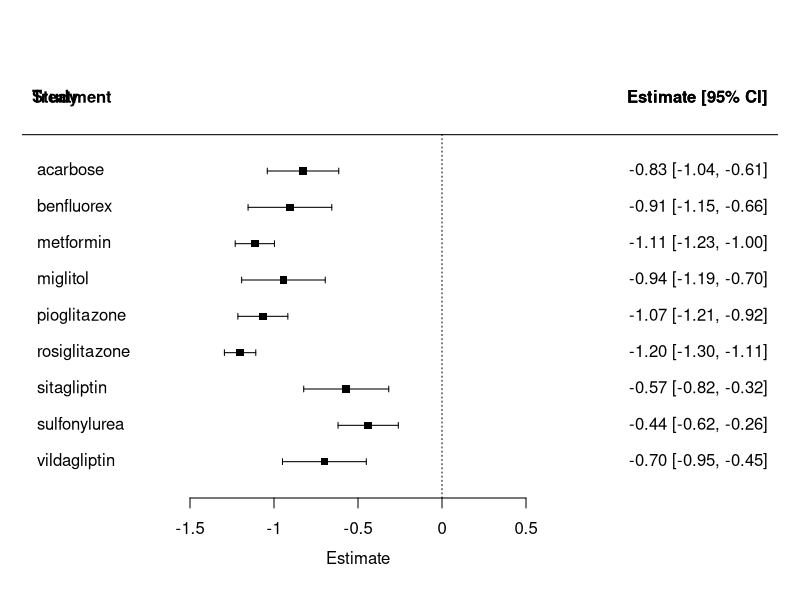
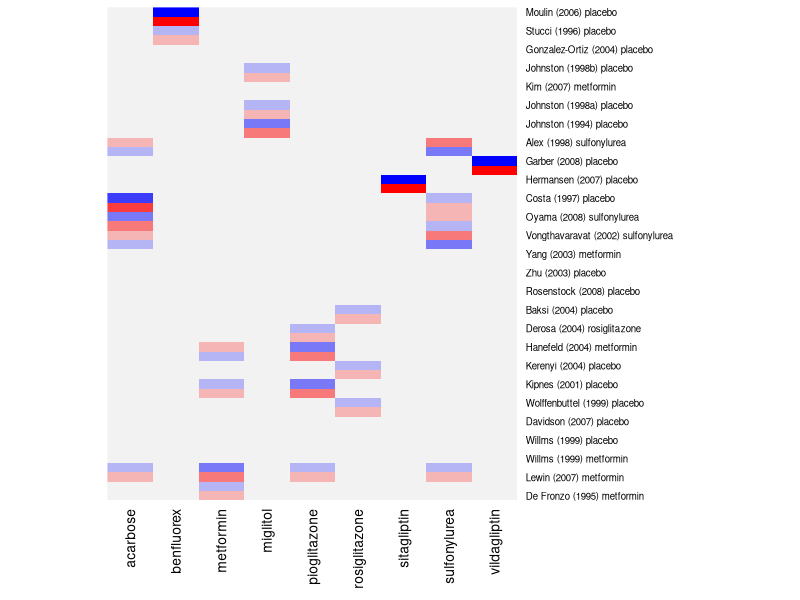
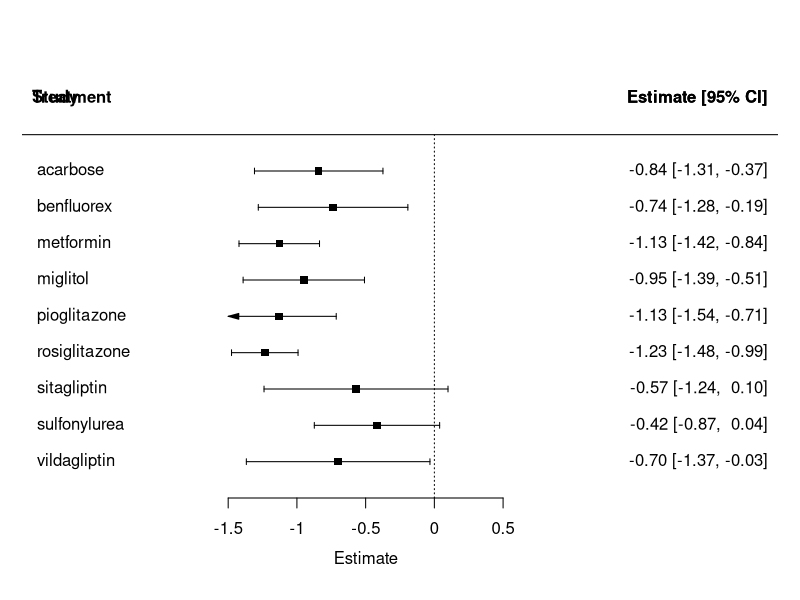
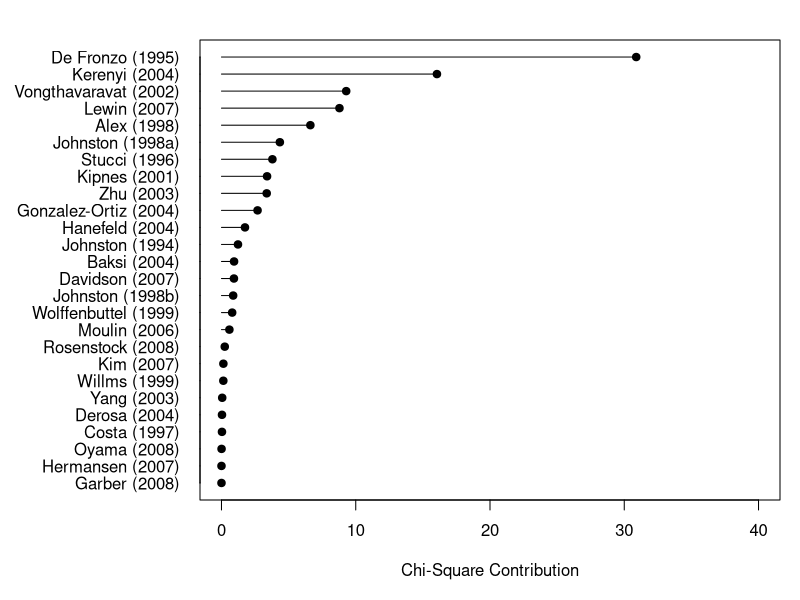

The R script that drew these images, in order:
library(metafor)


### Name: dat.senn2013
### Title: Studies on the Effectiveness of Glucose-Lowering Agents
### Aliases: dat.senn2013
### Keywords: datasets

### ** Examples

### load data
dat <- get(data(dat.senn2013))

### create network graph ('plyr' and 'igraph' packages must be installed)
## Not run: 
##D require(plyr)
##D require(igraph)
##D pairs <- do.call(rbind, sapply(split(dat$treatment, dat$study), function(x) t(combn(x,2))))
##D pairs <- ddply(data.frame(pairs), .(X1, X2), count)
##D g <- graph.edgelist(as.matrix(pairs[,1:2]), directed=FALSE)
##D plot(g, edge.curved=FALSE, edge.width=pairs$freq, vertex.label.dist=.8)
## End(Not run)

### table of studies versus treatments examined
print(addmargins(table(dat$study, dat$treatment)), zero.print="")

### table of frequencies with which treatment pairs were studied
print(as.table(crossprod(table(dat$study, dat$treatment))), zero.print="")

### add means and sampling variances of the means to the dataset
dat <- escalc(measure="MN", mi=mi, sdi=sdi, ni=ni, data=dat)

### turn treatment variable into factor and set reference level
dat$treatment <- relevel(factor(dat$treatment), ref="placebo")

### add a space before each level (this makes the output a bit more legible)
levels(dat$treatment) <- paste0(" ", levels(dat$treatment))

### network meta-analysis using an arm-based fixed-effects model with fixed study effects
res.fe <- rma.mv(yi, vi, mods = ~ study + treatment - 1, data=dat, slab=paste0(study, treatment))
res.fe

### test if treatment factor as a whole is significant
anova(res.fe, btt=(res.fe$p-8):res.fe$p)

### forest plot of the contrast estimates (treatments versus placebos)
dev.new(width=7, height=5)
forest(tail(coef(res.fe), 9), tail(diag(vcov(res.fe)), 9), slab=levels(dat$treatment)[-1],
       xlim=c(-2.5, 2.0), alim=c(-1.5, 0.5), psize=1, xlab="Estimate")
text(-2.5, 11, "Treatment", pos=4, font=2)
text( 2.0, 11, "Estimate [95% CI]", pos=2, font=2)

### weight matrix for the estimation of the fixed effects (leaving out study effects)
w <- t(tail(vcov(res.fe) %*% t(model.matrix(res.fe)) %*% weights(res.fe, type="matrix"), 9))
rownames(w) <- res.fe$slab

### create shade plot for the diabetes network with placebo as the reference treatment
### negative values in blue shades, positive values in red shades
dev.new()
cols <- colorRampPalette(c("blue", "gray95", "red"))(9)
heatmap(w, Rowv=NA, Colv=NA, scale="none", margins=c(6,11), col=cols,
        cexRow=.7, cexCol=1, labCol=levels(dat$treatment)[-1])

### network meta-analysis using an arm-based random-effects model with fixed study effects
### by setting rho=1/2, tau^2 reflects the amount of heterogeneity for all treatment comparisons
res.re <- rma.mv(yi, vi, mods = ~ study + treatment - 1, random = ~ treatment | study, rho=1/2,
                 data=dat, slab=paste0(study, treatment))

### test if treatment factor as a whole is significant
anova(res.re, btt=(res.re$p-8):res.re$p)

### forest plot of the contrast estimates (treatments versus placebos)
forest(tail(coef(res.re), 9), tail(diag(vcov(res.re)), 9), slab=levels(dat$treatment)[-1],
       xlim=c(-3.0, 2.5), alim=c(-1.5, 0.5), psize=1, xlab="Estimate")
text(-3.0, 11, "Treatment", pos=4, font=2)
text( 2.5, 11, "Estimate [95% CI]", pos=2, font=2)

### compute contribution of each study to the overall Q-test value
qi <- sort(by((resid(res.fe) / sqrt(dat$vi))^2, dat$study, sum))

### check that the values add up
sum(qi)
res.fe$QE

### plot the values
s <- length(qi)
par(mar=c(5,10,2,1))
plot(qi, 1:s, pch=19, xaxt="n", yaxt="n", xlim=c(0,40), xlab="Chi-Square Contribution", ylab="")
axis(side=1)
axis(side=2, at=1:s, labels=names(qi), las=1, tcl=0)
segments(rep(0,s), 1:s, qi, 1:s)

### restructure dataset to a contrast-based format
dat <- dat.senn2013[,c(1,4,3,2,5,6)]
dat.c <- lapply(split(dat, dat$study),
                function(x) cbind(x[rep(1,nrow(x)-1),], x[-1,c(3:6)]))
dat.c <- do.call(rbind, dat.c)
names(dat.c)[3:10] <- c("trt1", "n1i", "m1i", "sd1i", "trt2", "n2i", "m2i", "sd2i")
rownames(dat.c) <- 1:nrow(dat.c)
dat.c$id <- 1:nrow(dat.c)
dat.c

### calculate mean difference and corresponding sampling variance for each treatment comparison
dat.c <- escalc(measure="MD", m1i=m1i, sd1i=sd1i, n1i=n1i, m2i=m2i, sd2i=sd2i, n2i=n2i, data=dat.c)
dat.c

### calculate the variance-covariance matrix of the mean differences for the multitreatment studies
calc.v <- function(x) {
   v <- matrix(x$sd1i[1]^2 / x$n1i[1], nrow=nrow(x), ncol=nrow(x))
   diag(v) <- x$vi
   v
}
V <- bldiag(lapply(split(dat.c, dat.c$study), calc.v))

### convert trt1 and trt2 variables to factors and set levels
lvls <- levels(factor(dat$treatment))
dat.c$trt1 <- factor(dat.c$trt1, levels=lvls)
dat.c$trt2 <- factor(dat.c$trt2, levels=lvls)

### create variables to indicate the contrast examined
dat.c <- cbind(dat.c, model.matrix(~ dat.c$trt1 - 1) - model.matrix(~ dat.c$trt2 - 1))
names(dat.c)[(ncol(dat.c)-9):ncol(dat.c)] <- lvls

### network meta-analysis using a contrast-based random-effects model
### by setting rho=1/2, tau^2 reflects the amount of heterogeneity for all treatment comparisons
### the treatment left out (placebo) becomes the reference level for the treatment comparisons
res.cb <- rma.mv(yi, V, mods = ~ acarbose + benfluorex + metformin + miglitol + pioglitazone +
                                 rosiglitazone + sitagliptin + sulfonylurea + vildagliptin - 1,
                 random = ~ factor(id) | study, rho=1/2, data=dat.c)
res.cb

### estimate all pairwise differences between treatments (using the 'multcomp' package)
if (require(multcomp)) {
   contr <- contrMat(setNames(rep(1,res.cb$p), colnames(res.cb$X)), type="Tukey")
   sav <- predict(res.cb, newmods=contr)
   sav$slab <- rownames(contr)
   sav
}
